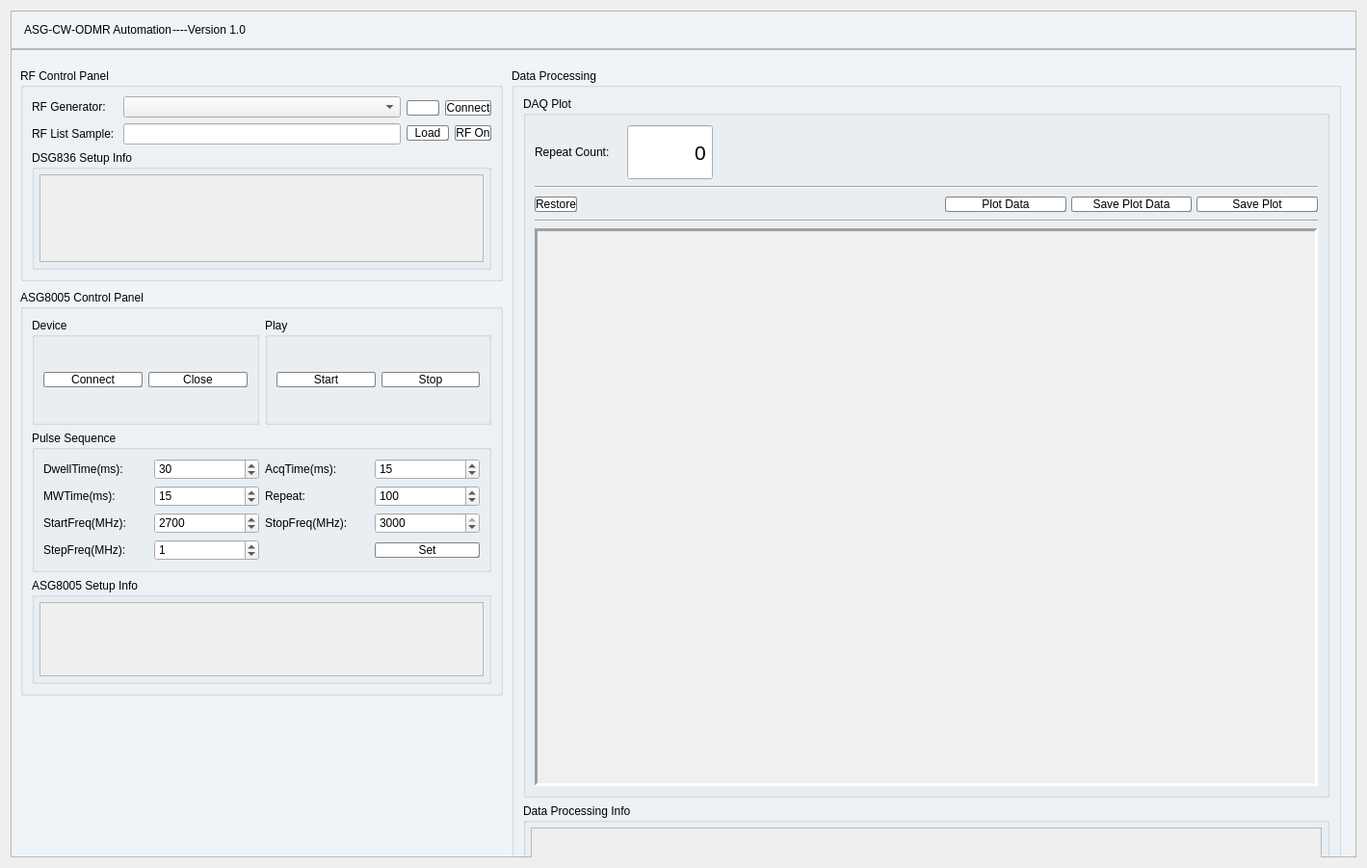
<?xml version="1.0" encoding="UTF-8"?>
<ui version="4.0">
 <class>Form</class>
 <widget class="QWidget" name="Form">
  <property name="geometry">
   <rect>
    <x>0</x>
    <y>0</y>
    <width>1419</width>
    <height>901</height>
   </rect>
  </property>
  <property name="sizePolicy">
   <sizepolicy hsizetype="Fixed" vsizetype="Fixed">
    <horstretch>0</horstretch>
    <verstretch>0</verstretch>
   </sizepolicy>
  </property>
  <property name="windowTitle">
   <string>Form</string>
  </property>
  <property name="styleSheet">
   <string notr="true">QWidget#Form{
	border-radius:10px;
}

QWidget#mainwidget{
	background-color: rgba(239, 244, 249, 0);
	border-radius:10px;
}
QFrame#mainframe{
	background-color: rgba(239, 244, 249, 255);
	border-radius:10px;
}
QGroupBox{
	border-width: 2px;
	
	font: 25 9pt &quot;Microsoft YaHei UI Light&quot;;
}
QPushButton{
	background-color: rgb(255, 255, 255);
	border-radius: 2px;
	border: 1px groove gray;
	font: 63 9pt &quot;Nunito Sans SemiBold&quot;;
}
QTabWidget{
	font: 63 9pt &quot;Nunito Sans SemiBold&quot;;
}
QLabel{
	font: 9pt &quot;Microsoft YaHei UI&quot;;
}
QComboBox{
	
	font: 9pt &quot;Menlo for Powerline&quot;;
}
</string>
  </property>
  <layout class="QVBoxLayout" name="verticalLayout_19" stretch="1">
   <item>
    <widget class="QWidget" name="mainwidget" native="true">
     <property name="styleSheet">
      <string notr="true"/>
     </property>
     <layout class="QVBoxLayout" name="verticalLayout_5">
      <property name="spacing">
       <number>0</number>
      </property>
      <property name="leftMargin">
       <number>0</number>
      </property>
      <property name="topMargin">
       <number>0</number>
      </property>
      <property name="rightMargin">
       <number>0</number>
      </property>
      <property name="bottomMargin">
       <number>0</number>
      </property>
      <item>
       <widget class="QFrame" name="mainframe">
        <property name="styleSheet">
         <string notr="true"/>
        </property>
        <property name="frameShape">
         <enum>QFrame::StyledPanel</enum>
        </property>
        <property name="frameShadow">
         <enum>QFrame::Raised</enum>
        </property>
        <layout class="QVBoxLayout" name="verticalLayout">
         <property name="spacing">
          <number>0</number>
         </property>
         <property name="leftMargin">
          <number>0</number>
         </property>
         <property name="topMargin">
          <number>0</number>
         </property>
         <property name="rightMargin">
          <number>0</number>
         </property>
         <property name="bottomMargin">
          <number>0</number>
         </property>
         <item>
          <widget class="QFrame" name="frame">
           <property name="sizePolicy">
            <sizepolicy hsizetype="Preferred" vsizetype="Preferred">
             <horstretch>0</horstretch>
             <verstretch>1</verstretch>
            </sizepolicy>
           </property>
           <property name="minimumSize">
            <size>
             <width>0</width>
             <height>40</height>
            </size>
           </property>
           <property name="baseSize">
            <size>
             <width>0</width>
             <height>0</height>
            </size>
           </property>
           <property name="styleSheet">
            <string notr="true"/>
           </property>
           <property name="frameShape">
            <enum>QFrame::StyledPanel</enum>
           </property>
           <property name="frameShadow">
            <enum>QFrame::Raised</enum>
           </property>
           <layout class="QHBoxLayout" name="horizontalLayout_2" stretch="0,0,0,80,3,3,3">
            <property name="spacing">
             <number>1</number>
            </property>
            <property name="leftMargin">
             <number>5</number>
            </property>
            <property name="topMargin">
             <number>1</number>
            </property>
            <property name="rightMargin">
             <number>1</number>
            </property>
            <property name="bottomMargin">
             <number>1</number>
            </property>
            <item>
             <widget class="QLabel" name="label_2">
              <property name="text">
               <string/>
              </property>
              <property name="pixmap">
               <pixmap resource="resources.qrc">:/my_icons/images/icons/window_title_icon.png</pixmap>
              </property>
             </widget>
            </item>
            <item>
             <widget class="QLabel" name="label">
              <property name="sizePolicy">
               <sizepolicy hsizetype="Preferred" vsizetype="Preferred">
                <horstretch>0</horstretch>
                <verstretch>0</verstretch>
               </sizepolicy>
              </property>
              <property name="font">
               <font>
                <family>Microsoft YaHei UI</family>
                <pointsize>9</pointsize>
                <weight>50</weight>
                <italic>false</italic>
                <bold>false</bold>
               </font>
              </property>
              <property name="styleSheet">
               <string notr="true"/>
              </property>
              <property name="text">
               <string>ASG-CW-ODMR Automation</string>
              </property>
             </widget>
            </item>
            <item>
             <widget class="QLabel" name="label_6">
              <property name="text">
               <string>----Version 1.0</string>
              </property>
             </widget>
            </item>
            <item>
             <spacer name="horizontalSpacer_2">
              <property name="orientation">
               <enum>Qt::Horizontal</enum>
              </property>
              <property name="sizeHint" stdset="0">
               <size>
                <width>40</width>
                <height>20</height>
               </size>
              </property>
             </spacer>
            </item>
            <item>
             <widget class="QPushButton" name="min_btn">
              <property name="sizePolicy">
               <sizepolicy hsizetype="Minimum" vsizetype="Fixed">
                <horstretch>0</horstretch>
                <verstretch>0</verstretch>
               </sizepolicy>
              </property>
              <property name="maximumSize">
               <size>
                <width>60</width>
                <height>30</height>
               </size>
              </property>
              <property name="styleSheet">
               <string notr="true">QPushButton {	
	border: none;
	border-radius: 2px;
	background-color: rgba(239, 244, 249, 0);
}
QPushButton:hover {
	background-color: rgba(160, 160, 160,100);
}
QPushButton:pressed {	
	background-color: transparent;
}
</string>
              </property>
              <property name="text">
               <string/>
              </property>
              <property name="icon">
               <iconset resource="resources.qrc">
                <normaloff>:/my_icons/images/icons/min.svg</normaloff>:/my_icons/images/icons/min.svg</iconset>
              </property>
             </widget>
            </item>
            <item>
             <widget class="QPushButton" name="max_btn">
              <property name="sizePolicy">
               <sizepolicy hsizetype="Minimum" vsizetype="Fixed">
                <horstretch>0</horstretch>
                <verstretch>0</verstretch>
               </sizepolicy>
              </property>
              <property name="maximumSize">
               <size>
                <width>60</width>
                <height>30</height>
               </size>
              </property>
              <property name="styleSheet">
               <string notr="true">QPushButton {	
	border: none;
	border-radius: 2px;
	background-color: rgba(239, 244, 249, 0);
}
QPushButton:hover {
	background-color: rgba(160, 160, 160,100);
}
QPushButton:pressed {	
	background-color: transparent;
}</string>
              </property>
              <property name="text">
               <string/>
              </property>
              <property name="icon">
               <iconset resource="resources.qrc">
                <normaloff>:/my_icons/images/icons/max.svg</normaloff>:/my_icons/images/icons/max.svg</iconset>
              </property>
              <property name="iconSize">
               <size>
                <width>20</width>
                <height>20</height>
               </size>
              </property>
             </widget>
            </item>
            <item>
             <widget class="QPushButton" name="close_btn">
              <property name="sizePolicy">
               <sizepolicy hsizetype="Minimum" vsizetype="Fixed">
                <horstretch>0</horstretch>
                <verstretch>0</verstretch>
               </sizepolicy>
              </property>
              <property name="maximumSize">
               <size>
                <width>60</width>
                <height>30</height>
               </size>
              </property>
              <property name="styleSheet">
               <string notr="true">QPushButton {	
	border: none;
	border-radius: 2px;
	background-color: rgba(239, 244, 249, 0);
}
QPushButton:hover {
	background-color: rgba(196, 43, 28,200);
}
QPushButton:pressed {	
	background-color: transparent;
}</string>
              </property>
              <property name="text">
               <string/>
              </property>
              <property name="icon">
               <iconset resource="resources.qrc">
                <normaloff>:/my_icons/images/icons/close_btn.svg</normaloff>:/my_icons/images/icons/close_btn.svg</iconset>
              </property>
             </widget>
            </item>
           </layout>
          </widget>
         </item>
         <item>
          <widget class="QFrame" name="frame_2">
           <property name="sizePolicy">
            <sizepolicy hsizetype="Preferred" vsizetype="Preferred">
             <horstretch>0</horstretch>
             <verstretch>100</verstretch>
            </sizepolicy>
           </property>
           <property name="styleSheet">
            <string notr="true">QPushButton:hover {
	background-color: rgba(160, 160, 160,100);
}
QPushButton:pressed {	
	background-color: transparent;
}</string>
           </property>
           <property name="frameShape">
            <enum>QFrame::StyledPanel</enum>
           </property>
           <property name="frameShadow">
            <enum>QFrame::Raised</enum>
           </property>
           <widget class="QGroupBox" name="groupBox_3">
            <property name="geometry">
             <rect>
              <x>10</x>
              <y>20</y>
              <width>501</width>
              <height>221</height>
             </rect>
            </property>
            <property name="styleSheet">
             <string notr="true"/>
            </property>
            <property name="title">
             <string>RF Control Panel</string>
            </property>
            <layout class="QVBoxLayout" name="verticalLayout_13" stretch="0,2">
             <item>
              <layout class="QHBoxLayout" name="horizontalLayout">
               <item>
                <layout class="QVBoxLayout" name="verticalLayout_12">
                 <item>
                  <widget class="QLabel" name="label_4">
                   <property name="text">
                    <string>RF Generator:</string>
                   </property>
                  </widget>
                 </item>
                 <item>
                  <widget class="QLabel" name="label_5">
                   <property name="text">
                    <string>RF List Sample: </string>
                   </property>
                  </widget>
                 </item>
                </layout>
               </item>
               <item>
                <layout class="QVBoxLayout" name="verticalLayout_10">
                 <item>
                  <widget class="QComboBox" name="rf_cbx"/>
                 </item>
                 <item>
                  <widget class="QLineEdit" name="rf_sample_ledit"/>
                 </item>
                </layout>
               </item>
               <item>
                <layout class="QGridLayout" name="gridLayout_5">
                 <item row="0" column="0">
                  <widget class="QPushButton" name="rf_visa_rst_btn">
                   <property name="text">
                    <string/>
                   </property>
                   <property name="icon">
                    <iconset resource="resources.qrc">
                     <normaloff>:/my_icons/images/icons/restore.svg</normaloff>:/my_icons/images/icons/restore.svg</iconset>
                   </property>
                   <property name="iconSize">
                    <size>
                     <width>20</width>
                     <height>25</height>
                    </size>
                   </property>
                  </widget>
                 </item>
                 <item row="0" column="1" colspan="2">
                  <widget class="QPushButton" name="rf_connect_btn">
                   <property name="styleSheet">
                    <string notr="true">QPushButton{
	font: 10pt &quot;Yu Gothic UI&quot;;	

}</string>
                   </property>
                   <property name="text">
                    <string>Connect</string>
                   </property>
                   <property name="icon">
                    <iconset resource="resources.qrc">
                     <normaloff>:/my_icons/images/icons/connect.svg</normaloff>:/my_icons/images/icons/connect.svg</iconset>
                   </property>
                   <property name="iconSize">
                    <size>
                     <width>20</width>
                     <height>25</height>
                    </size>
                   </property>
                  </widget>
                 </item>
                 <item row="1" column="0" colspan="2">
                  <widget class="QPushButton" name="rf_load_btn">
                   <property name="styleSheet">
                    <string notr="true">QPushButton{
	font: 10pt &quot;Yu Gothic UI&quot;;	
}</string>
                   </property>
                   <property name="text">
                    <string>Load</string>
                   </property>
                   <property name="icon">
                    <iconset resource="resources.qrc">
                     <normaloff>:/my_icons/images/icons/load.svg</normaloff>:/my_icons/images/icons/load.svg</iconset>
                   </property>
                   <property name="iconSize">
                    <size>
                     <width>20</width>
                     <height>25</height>
                    </size>
                   </property>
                  </widget>
                 </item>
                 <item row="1" column="2">
                  <widget class="QPushButton" name="rf_ply_stp_btn">
                   <property name="text">
                    <string>RF On</string>
                   </property>
                   <property name="icon">
                    <iconset resource="resources.qrc">
                     <normaloff>:/my_icons/images/icons/play.svg</normaloff>:/my_icons/images/icons/play.svg</iconset>
                   </property>
                   <property name="iconSize">
                    <size>
                     <width>20</width>
                     <height>25</height>
                    </size>
                   </property>
                  </widget>
                 </item>
                </layout>
               </item>
              </layout>
             </item>
             <item>
              <widget class="QGroupBox" name="groupBox_6">
               <property name="title">
                <string>DSG836 Setup Info</string>
               </property>
               <layout class="QGridLayout" name="gridLayout_2">
                <property name="leftMargin">
                 <number>5</number>
                </property>
                <property name="topMargin">
                 <number>5</number>
                </property>
                <property name="rightMargin">
                 <number>5</number>
                </property>
                <property name="bottomMargin">
                 <number>5</number>
                </property>
                <item row="0" column="0">
                 <widget class="QScrollArea" name="rf_scroll">
                  <property name="sizePolicy">
                   <sizepolicy hsizetype="Minimum" vsizetype="Minimum">
                    <horstretch>0</horstretch>
                    <verstretch>0</verstretch>
                   </sizepolicy>
                  </property>
                  <property name="widgetResizable">
                   <bool>true</bool>
                  </property>
                  <widget class="QWidget" name="scrollAreaWidgetContents">
                   <property name="geometry">
                    <rect>
                     <x>0</x>
                     <y>0</y>
                     <width>463</width>
                     <height>77</height>
                    </rect>
                   </property>
                   <layout class="QVBoxLayout" name="verticalLayout_7">
                    <item>
                     <widget class="QLabel" name="rf_msg">
                      <property name="text">
                       <string/>
                      </property>
                     </widget>
                    </item>
                   </layout>
                  </widget>
                 </widget>
                </item>
               </layout>
              </widget>
             </item>
            </layout>
           </widget>
           <widget class="QGroupBox" name="groupBox">
            <property name="geometry">
             <rect>
              <x>10</x>
              <y>250</y>
              <width>501</width>
              <height>421</height>
             </rect>
            </property>
            <property name="title">
             <string>ASG8005 Control Panel</string>
            </property>
            <layout class="QGridLayout" name="gridLayout_4">
             <item row="3" column="0" colspan="4">
              <widget class="QGroupBox" name="groupBox_7">
               <property name="title">
                <string>ASG8005 Setup Info</string>
               </property>
               <layout class="QGridLayout" name="gridLayout_3">
                <property name="leftMargin">
                 <number>5</number>
                </property>
                <property name="topMargin">
                 <number>5</number>
                </property>
                <property name="rightMargin">
                 <number>5</number>
                </property>
                <property name="bottomMargin">
                 <number>5</number>
                </property>
                <item row="0" column="0">
                 <widget class="QScrollArea" name="asg_scroll">
                  <property name="sizePolicy">
                   <sizepolicy hsizetype="Minimum" vsizetype="Minimum">
                    <horstretch>0</horstretch>
                    <verstretch>0</verstretch>
                   </sizepolicy>
                  </property>
                  <property name="widgetResizable">
                   <bool>true</bool>
                  </property>
                  <widget class="QWidget" name="scrollAreaWidgetContents_2">
                   <property name="geometry">
                    <rect>
                     <x>0</x>
                     <y>0</y>
                     <width>463</width>
                     <height>74</height>
                    </rect>
                   </property>
                   <layout class="QVBoxLayout" name="verticalLayout_8">
                    <item>
                     <widget class="QLabel" name="asg_msg">
                      <property name="text">
                       <string/>
                      </property>
                     </widget>
                    </item>
                   </layout>
                  </widget>
                 </widget>
                </item>
               </layout>
              </widget>
             </item>
             <item row="0" column="0" colspan="2">
              <widget class="QGroupBox" name="groupBox_2">
               <property name="title">
                <string>Device</string>
               </property>
               <layout class="QGridLayout" name="gridLayout">
                <item row="0" column="0">
                 <widget class="QPushButton" name="asg_connect_btn">
                  <property name="styleSheet">
                   <string notr="true">QPushButton{
	font: 10pt &quot;Yu Gothic UI&quot;;	

}</string>
                  </property>
                  <property name="text">
                   <string>Connect</string>
                  </property>
                  <property name="icon">
                   <iconset resource="resources.qrc">
                    <normaloff>:/my_icons/images/icons/connect.svg</normaloff>:/my_icons/images/icons/connect.svg</iconset>
                  </property>
                  <property name="iconSize">
                   <size>
                    <width>20</width>
                    <height>25</height>
                   </size>
                  </property>
                 </widget>
                </item>
                <item row="0" column="1">
                 <widget class="QPushButton" name="asg_close_btn">
                  <property name="styleSheet">
                   <string notr="true">QPushButton{
	font: 10pt &quot;Yu Gothic UI&quot;;	

}</string>
                  </property>
                  <property name="text">
                   <string>Close</string>
                  </property>
                  <property name="icon">
                   <iconset resource="resources.qrc">
                    <normaloff>:/my_icons/images/icons/connect.svg</normaloff>:/my_icons/images/icons/connect.svg</iconset>
                  </property>
                  <property name="iconSize">
                   <size>
                    <width>20</width>
                    <height>25</height>
                   </size>
                  </property>
                 </widget>
                </item>
               </layout>
              </widget>
             </item>
             <item row="0" column="2" colspan="2">
              <widget class="QGroupBox" name="groupBox_4">
               <property name="title">
                <string>Play</string>
               </property>
               <layout class="QHBoxLayout" name="horizontalLayout_3">
                <item>
                 <widget class="QPushButton" name="asg_start_btn">
                  <property name="styleSheet">
                   <string notr="true">QPushButton{
	font: 10pt &quot;Yu Gothic UI&quot;;	

}</string>
                  </property>
                  <property name="text">
                   <string>Start</string>
                  </property>
                  <property name="icon">
                   <iconset resource="resources.qrc">
                    <normaloff>:/my_icons/images/icons/play.svg</normaloff>:/my_icons/images/icons/play.svg</iconset>
                  </property>
                  <property name="iconSize">
                   <size>
                    <width>20</width>
                    <height>25</height>
                   </size>
                  </property>
                 </widget>
                </item>
                <item>
                 <widget class="QPushButton" name="asg_stop_btn">
                  <property name="styleSheet">
                   <string notr="true">QPushButton{
	font: 10pt &quot;Yu Gothic UI&quot;;	

}</string>
                  </property>
                  <property name="text">
                   <string>Stop</string>
                  </property>
                  <property name="icon">
                   <iconset resource="resources.qrc">
                    <normaloff>:/my_icons/images/icons/stop.svg</normaloff>:/my_icons/images/icons/stop.svg</iconset>
                  </property>
                  <property name="iconSize">
                   <size>
                    <width>20</width>
                    <height>25</height>
                   </size>
                  </property>
                 </widget>
                </item>
               </layout>
              </widget>
             </item>
             <item row="1" column="0" colspan="4">
              <widget class="QGroupBox" name="groupBox_8">
               <property name="title">
                <string>Pulse Sequence</string>
               </property>
               <layout class="QGridLayout" name="gridLayout_6">
                <item row="0" column="0">
                 <widget class="QLabel" name="label_3">
                  <property name="text">
                   <string>DwellTime(ms):</string>
                  </property>
                 </widget>
                </item>
                <item row="0" column="1">
                 <widget class="QSpinBox" name="dwell_time_spbx">
                  <property name="maximum">
                   <number>100</number>
                  </property>
                  <property name="value">
                   <number>30</number>
                  </property>
                 </widget>
                </item>
                <item row="0" column="2">
                 <widget class="QLabel" name="label_8">
                  <property name="text">
                   <string>AcqTime(ms):</string>
                  </property>
                 </widget>
                </item>
                <item row="0" column="3">
                 <widget class="QSpinBox" name="acq_time_spbx">
                  <property name="maximum">
                   <number>100</number>
                  </property>
                  <property name="value">
                   <number>15</number>
                  </property>
                 </widget>
                </item>
                <item row="1" column="0">
                 <widget class="QLabel" name="label_7">
                  <property name="text">
                   <string>MWTime(ms):</string>
                  </property>
                 </widget>
                </item>
                <item row="1" column="1">
                 <widget class="QSpinBox" name="mw_time_spbx">
                  <property name="maximum">
                   <number>100</number>
                  </property>
                  <property name="value">
                   <number>15</number>
                  </property>
                 </widget>
                </item>
                <item row="1" column="2">
                 <widget class="QLabel" name="label_9">
                  <property name="text">
                   <string>Repeat:</string>
                  </property>
                 </widget>
                </item>
                <item row="1" column="3">
                 <widget class="QSpinBox" name="repeat_spbx">
                  <property name="maximum">
                   <number>1000</number>
                  </property>
                  <property name="value">
                   <number>100</number>
                  </property>
                 </widget>
                </item>
                <item row="2" column="0">
                 <widget class="QLabel" name="label_10">
                  <property name="text">
                   <string>StartFreq(MHz):</string>
                  </property>
                 </widget>
                </item>
                <item row="2" column="1">
                 <widget class="QSpinBox" name="start_freq_spbx">
                  <property name="maximum">
                   <number>3000</number>
                  </property>
                  <property name="value">
                   <number>2700</number>
                  </property>
                 </widget>
                </item>
                <item row="2" column="2">
                 <widget class="QLabel" name="label_11">
                  <property name="text">
                   <string>StopFreq(MHz):</string>
                  </property>
                 </widget>
                </item>
                <item row="2" column="3">
                 <widget class="QSpinBox" name="stop_freq_spbx">
                  <property name="maximum">
                   <number>3000</number>
                  </property>
                  <property name="value">
                   <number>3000</number>
                  </property>
                 </widget>
                </item>
                <item row="3" column="0">
                 <widget class="QLabel" name="label_12">
                  <property name="text">
                   <string>StepFreq(MHz):</string>
                  </property>
                 </widget>
                </item>
                <item row="3" column="1">
                 <widget class="QSpinBox" name="step_freq_spbx">
                  <property name="maximum">
                   <number>10</number>
                  </property>
                  <property name="value">
                   <number>1</number>
                  </property>
                 </widget>
                </item>
                <item row="3" column="3">
                 <widget class="QPushButton" name="asg_set_btn">
                  <property name="styleSheet">
                   <string notr="true">QPushButton{
	font: 10pt &quot;Yu Gothic UI&quot;;	

}</string>
                  </property>
                  <property name="text">
                   <string>Set</string>
                  </property>
                  <property name="icon">
                   <iconset resource="resources.qrc">
                    <normaloff>:/my_icons/images/icons/download.svg</normaloff>:/my_icons/images/icons/download.svg</iconset>
                  </property>
                  <property name="iconSize">
                   <size>
                    <width>20</width>
                    <height>25</height>
                   </size>
                  </property>
                 </widget>
                </item>
               </layout>
              </widget>
             </item>
            </layout>
           </widget>
           <widget class="QGroupBox" name="groupBox_9">
            <property name="geometry">
             <rect>
              <x>520</x>
              <y>20</y>
              <width>861</width>
              <height>921</height>
             </rect>
            </property>
            <property name="title">
             <string>Data Processing</string>
            </property>
            <layout class="QVBoxLayout" name="verticalLayout_3" stretch="5,1">
             <item>
              <widget class="QGroupBox" name="groupBox_5">
               <property name="title">
                <string>DAQ Plot</string>
               </property>
               <layout class="QVBoxLayout" name="verticalLayout_2" stretch="1,0,1,0,10">
                <item>
                 <layout class="QHBoxLayout" name="horizontalLayout_4" stretch="1,1,7">
                  <item>
                   <widget class="QLabel" name="label_13">
                    <property name="text">
                     <string>Repeat Count:</string>
                    </property>
                   </widget>
                  </item>
                  <item>
                   <widget class="QSpinBox" name="repeat_count_num">
                    <property name="sizePolicy">
                     <sizepolicy hsizetype="Expanding" vsizetype="Expanding">
                      <horstretch>0</horstretch>
                      <verstretch>0</verstretch>
                     </sizepolicy>
                    </property>
                    <property name="font">
                     <font>
                      <pointsize>16</pointsize>
                     </font>
                    </property>
                    <property name="alignment">
                     <set>Qt::AlignRight|Qt::AlignTrailing|Qt::AlignVCenter</set>
                    </property>
                    <property name="readOnly">
                     <bool>true</bool>
                    </property>
                    <property name="buttonSymbols">
                     <enum>QAbstractSpinBox::NoButtons</enum>
                    </property>
                    <property name="maximum">
                     <number>1000</number>
                    </property>
                    <property name="value">
                     <number>0</number>
                    </property>
                   </widget>
                  </item>
                  <item>
                   <spacer name="horizontalSpacer">
                    <property name="orientation">
                     <enum>Qt::Horizontal</enum>
                    </property>
                    <property name="sizeHint" stdset="0">
                     <size>
                      <width>40</width>
                      <height>20</height>
                     </size>
                    </property>
                   </spacer>
                  </item>
                 </layout>
                </item>
                <item>
                 <widget class="Line" name="line_2">
                  <property name="orientation">
                   <enum>Qt::Horizontal</enum>
                  </property>
                 </widget>
                </item>
                <item>
                 <layout class="QHBoxLayout" name="horizontalLayout_10" stretch="0,3,1,1,1">
                  <property name="spacing">
                   <number>5</number>
                  </property>
                  <item>
                   <widget class="QPushButton" name="restore_view_btn">
                    <property name="text">
                     <string>Restore</string>
                    </property>
                    <property name="icon">
                     <iconset resource="resources.qrc">
                      <normaloff>:/my_icons/images/icons/init.svg</normaloff>:/my_icons/images/icons/init.svg</iconset>
                    </property>
                    <property name="iconSize">
                     <size>
                      <width>20</width>
                      <height>25</height>
                     </size>
                    </property>
                   </widget>
                  </item>
                  <item>
                   <spacer name="horizontalSpacer_3">
                    <property name="orientation">
                     <enum>Qt::Horizontal</enum>
                    </property>
                    <property name="sizeHint" stdset="0">
                     <size>
                      <width>40</width>
                      <height>20</height>
                     </size>
                    </property>
                   </spacer>
                  </item>
                  <item>
                   <widget class="QPushButton" name="plot_data_btn">
                    <property name="text">
                     <string>Plot Data</string>
                    </property>
                    <property name="icon">
                     <iconset resource="resources.qrc">
                      <normaloff>:/my_icons/images/icons/plot.svg</normaloff>:/my_icons/images/icons/plot.svg</iconset>
                    </property>
                    <property name="iconSize">
                     <size>
                      <width>20</width>
                      <height>25</height>
                     </size>
                    </property>
                   </widget>
                  </item>
                  <item>
                   <widget class="QPushButton" name="save_plot_data_btn">
                    <property name="text">
                     <string>Save Plot Data</string>
                    </property>
                    <property name="icon">
                     <iconset resource="resources.qrc">
                      <normaloff>:/my_icons/images/icons/save.svg</normaloff>:/my_icons/images/icons/save.svg</iconset>
                    </property>
                    <property name="iconSize">
                     <size>
                      <width>20</width>
                      <height>25</height>
                     </size>
                    </property>
                   </widget>
                  </item>
                  <item>
                   <widget class="QPushButton" name="save_plot_btn">
                    <property name="text">
                     <string>Save Plot</string>
                    </property>
                    <property name="icon">
                     <iconset resource="resources.qrc">
                      <normaloff>:/my_icons/images/icons/picture.svg</normaloff>:/my_icons/images/icons/picture.svg</iconset>
                    </property>
                    <property name="iconSize">
                     <size>
                      <width>20</width>
                      <height>25</height>
                     </size>
                    </property>
                   </widget>
                  </item>
                 </layout>
                </item>
                <item>
                 <widget class="Line" name="line">
                  <property name="orientation">
                   <enum>Qt::Horizontal</enum>
                  </property>
                 </widget>
                </item>
                <item>
                 <widget class="QFrame" name="graph_frame">
                  <property name="styleSheet">
                   <string notr="true">background-color: rgb(240, 240, 240);</string>
                  </property>
                  <property name="frameShape">
                   <enum>QFrame::Panel</enum>
                  </property>
                  <property name="frameShadow">
                   <enum>QFrame::Sunken</enum>
                  </property>
                  <property name="lineWidth">
                   <number>3</number>
                  </property>
                  <property name="midLineWidth">
                   <number>3</number>
                  </property>
                 </widget>
                </item>
               </layout>
              </widget>
             </item>
             <item>
              <widget class="QGroupBox" name="groupBox_11">
               <property name="title">
                <string>Data Processing Info</string>
               </property>
               <layout class="QGridLayout" name="gridLayout_7">
                <property name="leftMargin">
                 <number>5</number>
                </property>
                <property name="topMargin">
                 <number>5</number>
                </property>
                <property name="rightMargin">
                 <number>5</number>
                </property>
                <property name="bottomMargin">
                 <number>5</number>
                </property>
                <item row="0" column="0">
                 <widget class="QScrollArea" name="data_processing_scroll">
                  <property name="sizePolicy">
                   <sizepolicy hsizetype="Minimum" vsizetype="Minimum">
                    <horstretch>0</horstretch>
                    <verstretch>0</verstretch>
                   </sizepolicy>
                  </property>
                  <property name="widgetResizable">
                   <bool>true</bool>
                  </property>
                  <widget class="QWidget" name="scrollAreaWidgetContents_3">
                   <property name="geometry">
                    <rect>
                     <x>0</x>
                     <y>0</y>
                     <width>823</width>
                     <height>114</height>
                    </rect>
                   </property>
                   <layout class="QVBoxLayout" name="verticalLayout_24">
                    <item>
                     <widget class="QLabel" name="data_processing_msg">
                      <property name="text">
                       <string/>
                      </property>
                     </widget>
                    </item>
                   </layout>
                  </widget>
                 </widget>
                </item>
               </layout>
              </widget>
             </item>
            </layout>
           </widget>
          </widget>
         </item>
        </layout>
       </widget>
      </item>
     </layout>
    </widget>
   </item>
  </layout>
 </widget>
 <resources>
  <include location="resources.qrc"/>
  <include location="../my_scripts/resources.qrc"/>
 </resources>
 <connections/>
 <buttongroups>
  <buttongroup name="stp_mode_ck_group"/>
  <buttongroup name="file_ck_group"/>
 </buttongroups>
</ui>
